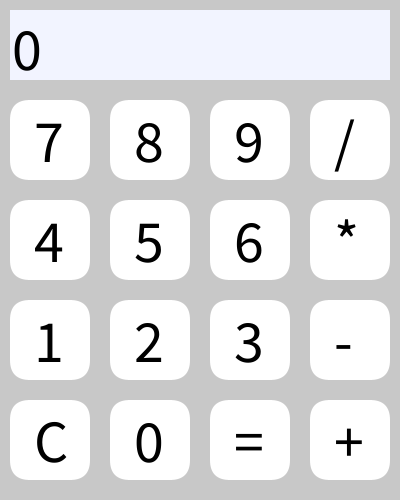
Frame 1 (no input)
Frame 60 (the mouse pressed at the canvas centre just before this capture): identical to frame 1, image omitted
Frame 120 (the mouse held since frame 60 and released just before this capture): identical to frame 1, image omitted

The Processing sketch that drew this single still picture (run headless with seeded random() and noise(); from frame 60 on, the mouse is pressed at the canvas centre):

// Processing sketch: h13_gevorderdeopdracht_2
// ── h13_gevorderdeopdracht_2.pde
Keypad keyPad;

color backgroundC = color(200,200,200);
color entryC = color(242,244,255);
int number;
int firstNumber;
int secondNumber;
String operation;
int result;
int numberOfClicks = 0;

void setup(){
  size(400,500);
  noStroke();
  textSize(60);
  
  keyPad = new Keypad();
}

void draw(){
  keyPad.Display();
  text(firstNumber,12,70);
}

void mousePressed(){
  
  numberOfClicks++;
  
  if(mouseX > 10 && mouseX < 90 && mouseY >100 && mouseY < 180){
    background(entryC);
    if(numberOfClicks == 1){
      firstNumber = 7;
    }else if(numberOfClicks == 3){
      secondNumber = 7;
    }
  }
  
  if(mouseX > 110 && mouseX < 190 && mouseY > 100 && mouseY < 180){
    background(entryC);
      if(numberOfClicks == 1){
      firstNumber = 8;
      }else if(numberOfClicks == 3){
      secondNumber = 8;
    }
  }
  
  if(mouseX > 210 && mouseX < 290 && mouseY > 100 && mouseY < 180){
    background(entryC);
    if(numberOfClicks == 1){
      firstNumber =9;
    }else if(numberOfClicks == 3){
      secondNumber = 9;
    }
  }
    
  if(mouseX > 310 && mouseX < 390 && mouseY > 100 && mouseY < 180){
    background(entryC);
    if(numberOfClicks == 2){
      operation = "/";
    }
  }
  
  if(mouseX > 10 && mouseX < 90 && mouseY > 200 && mouseY < 280){
    background(entryC);
    if(numberOfClicks == 1){
      firstNumber = 4;
    }else if(numberOfClicks == 3){
      secondNumber = 4;
    }
  }
  
  if(mouseX > 110 && mouseX < 190 && mouseY > 200 && mouseY < 280){
    background(entryC);
    if(numberOfClicks == 1){
      firstNumber = 5;
    }else if(numberOfClicks == 3){
      secondNumber = 5;
    }
  }
  
  if(mouseX > 210 && mouseX < 290 && mouseY > 200 && mouseY < 280){
    background(entryC);
    if(numberOfClicks == 1){
      firstNumber = 6;
    }else if(numberOfClicks == 3){
      secondNumber = 6;
    }
  }
  
  if(mouseX > 310 && mouseX < 390 && mouseY > 200 && mouseY < 280){
    background(entryC);
    if(numberOfClicks == 2){
      operation = "*";
    }
  }
  
  if(mouseX > 10 && mouseX < 90 && mouseY > 300 && mouseY < 380){
    background(entryC);
     if(numberOfClicks == 1){
       firstNumber = 1;
     }else if(numberOfClicks == 3){
       secondNumber = 1;
     }
  }
  
  if(mouseX > 110 && mouseX < 190 && mouseY > 300 && mouseY < 380){
    background(entryC);
    if(numberOfClicks == 1){
      firstNumber = 2;
    }else if(numberOfClicks == 3){
      secondNumber = 2;
    }
  }
  
  if(mouseX > 210 && mouseX < 290 && mouseY > 300 && mouseY < 380){
    background(entryC);
    if(numberOfClicks == 1){
      firstNumber = 3;
    }else if(numberOfClicks == 3){
      secondNumber = 3;
    }
  }
  
  if(mouseX > 310 && mouseX < 390 && mouseY > 300 && mouseY < 380){
    background(entryC);
    operation = "-";
    if(numberOfClicks == 2){
      operation = "-";
    }
  }
  
  if(mouseX > 10 && mouseX < 90 && mouseY > 400 && mouseY < 480){
    background(entryC);
    operation = "";
  }
  
  if(mouseX > 110 && mouseX < 190 && mouseY > 400 && mouseY < 480){
    background(entryC);
    if(numberOfClicks == 1){
      firstNumber = 0;
    }else if(numberOfClicks == 3){
      secondNumber =0;
    }
  }
  
  if(mouseX > 210 && mouseX < 290 && mouseY > 400 && mouseY < 480){
    background(entryC);
    if(operation.equals("+")){
      result = firstNumber + secondNumber;
      text(result,12,70);
      println(result);
    }
    
    if(operation.equals("/")){
      result = firstNumber / secondNumber;
      text(result,12,70);
      println(result);
    }
    
    if(operation.equals("-")){
      result = firstNumber - secondNumber;
      text(result,12,70);
      println(result);
    }
    
    if(operation.equals("*")){
      result = firstNumber * secondNumber;
      text(result,12,70);
      println(result);
    }
  }
  
  if(mouseX > 310 && mouseX < 390 && mouseY > 400 && mouseY < 480){
    background(entryC);
    if(numberOfClicks == 2){
      operation = "+";
    }
  }
  
  println("firstNmuber: " + firstNumber + " / secondNumber: "+secondNumber);
  
}

class Keypad{
  color backgroundC = color(200,200,200);
  color entryC = color(242,244,255);
  color entryTC = color(0,0,0);
  color buttonC = color(255,255,255);
  color buttonTC = color(0,0,0);
  
  void Display(){
    background(backgroundC);
    
    fill(entryC);
    rect(10,10,380,70);
    
    fill(buttonC);
    
    //The square for 7
    rect(10,100,80,80,20);
    
    //The square for 8
    rect(110,100,80,80,20);
    
    //The square for 9
    rect(210,100,80,80,20);
    
    //The square for /
    rect(310,100,80,80,20);
    
    //The square for 4
    rect(10,200,80,80,20);
    
    //The square for 5
    rect(110,200,80,80,20);
    
    //The square for 6
    rect(210,200,80,80,20);
    
    //The square for *
    rect(310,200,80,80,20);
    
    //The square for 1
    rect(10,300,80,80,20);
    
    //The square for 2
    rect(110,300,80,80,20);
    
    //The square for 3
    rect(210,300,80,80,20);
    
    //The square for -
    rect(310,300,80,80,20);
    
    //The square for C
    rect(10,400,80,80,20);
    
    //The square for 0
    rect(110,400,80,80,20);
    
    //The square for =
    rect(210,400,80,80,20);
    
    //The square for +
    rect(310,400,80,80,20);
    
    fill(buttonTC);
    
    text("7",34,162);
    text("8",134,162);
    text("9",234,162);
    text("/",334,162);
    
    text("4",34,262);
    text("5",134,262);
    text("6",234,262);
    text("*",334,262);
    
    text("1",34,362);
    text("2",134,362);
    text("3",234,362);
    text("-",334,362);
    
    text("C",34,462);
    text("0",134,462);
    text("=",234,462);
    text("+",334,462);
    
  }
}
